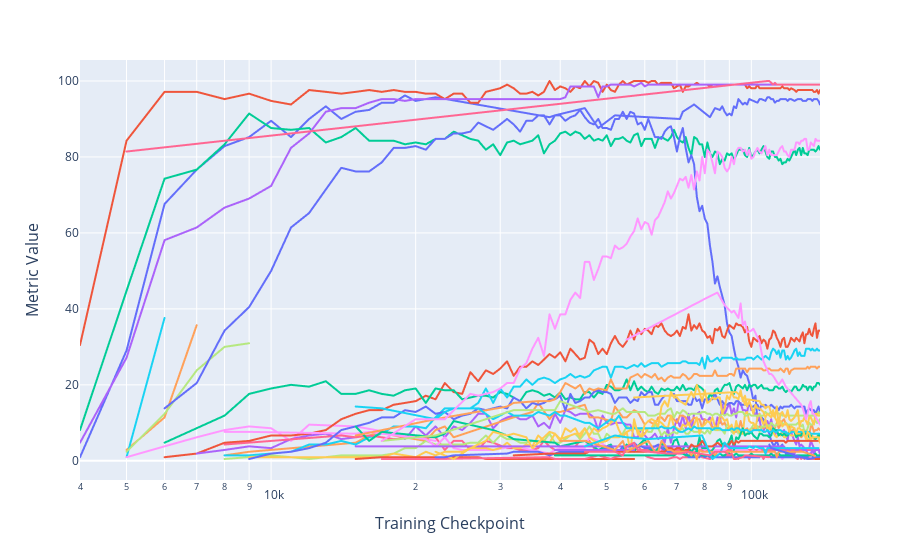

The notebook cell this image was saved under:
### Code cell
all_heads_copy_score = plot_head_circuit_scores(
    copy_scores, 
    show_legend=False, 
    title= f'Copy Score Across Checkpoints ({MODEL_NAME})',
    log_x=True, 
    disable_title=True,
    output_path = OUTPUT_DIR
)
